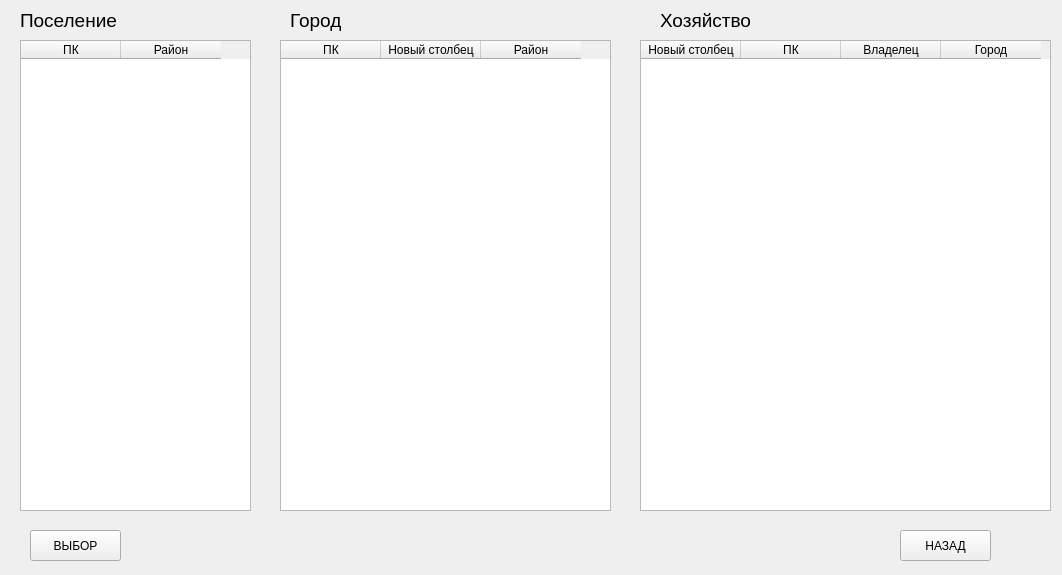
<?xml version="1.0" encoding="UTF-8"?>
<ui version="4.0">
 <class>Form</class>
 <widget class="QWidget" name="Form">
  <property name="geometry">
   <rect>
    <x>0</x>
    <y>0</y>
    <width>1062</width>
    <height>575</height>
   </rect>
  </property>
  <property name="windowTitle">
   <string>Выбор хозяйства для оформления документов</string>
  </property>
  <widget class="QPushButton" name="choosePushButton">
   <property name="geometry">
    <rect>
     <x>30</x>
     <y>530</y>
     <width>91</width>
     <height>31</height>
    </rect>
   </property>
   <property name="text">
    <string>ВЫБОР</string>
   </property>
  </widget>
  <widget class="QPushButton" name="closePushButton">
   <property name="geometry">
    <rect>
     <x>900</x>
     <y>530</y>
     <width>91</width>
     <height>31</height>
    </rect>
   </property>
   <property name="text">
    <string>НАЗАД</string>
   </property>
  </widget>
  <widget class="QTableWidget" name="householdTableWidget">
   <property name="geometry">
    <rect>
     <x>640</x>
     <y>40</y>
     <width>411</width>
     <height>471</height>
    </rect>
   </property>
   <column>
    <property name="text">
     <string>Новый столбец</string>
    </property>
   </column>
   <column>
    <property name="text">
     <string>ПК</string>
    </property>
   </column>
   <column>
    <property name="text">
     <string>Владелец</string>
    </property>
   </column>
   <column>
    <property name="text">
     <string>Город</string>
    </property>
   </column>
  </widget>
  <widget class="QTableWidget" name="cityTableWidget">
   <property name="geometry">
    <rect>
     <x>280</x>
     <y>40</y>
     <width>331</width>
     <height>471</height>
    </rect>
   </property>
   <column>
    <property name="text">
     <string>ПК</string>
    </property>
   </column>
   <column>
    <property name="text">
     <string>Новый столбец</string>
    </property>
   </column>
   <column>
    <property name="text">
     <string>Район</string>
    </property>
   </column>
  </widget>
  <widget class="QTableWidget" name="settlementTableWidget">
   <property name="geometry">
    <rect>
     <x>20</x>
     <y>40</y>
     <width>231</width>
     <height>471</height>
    </rect>
   </property>
   <column>
    <property name="text">
     <string>ПК</string>
    </property>
   </column>
   <column>
    <property name="text">
     <string>Район</string>
    </property>
   </column>
  </widget>
  <widget class="QLabel" name="label_3">
   <property name="geometry">
    <rect>
     <x>660</x>
     <y>10</y>
     <width>101</width>
     <height>21</height>
    </rect>
   </property>
   <property name="font">
    <font>
     <pointsize>14</pointsize>
    </font>
   </property>
   <property name="text">
    <string>Хозяйство</string>
   </property>
  </widget>
  <widget class="QLabel" name="label_4">
   <property name="geometry">
    <rect>
     <x>290</x>
     <y>10</y>
     <width>101</width>
     <height>21</height>
    </rect>
   </property>
   <property name="font">
    <font>
     <pointsize>14</pointsize>
    </font>
   </property>
   <property name="text">
    <string>Город</string>
   </property>
  </widget>
  <widget class="QLabel" name="label_5">
   <property name="geometry">
    <rect>
     <x>20</x>
     <y>10</y>
     <width>101</width>
     <height>21</height>
    </rect>
   </property>
   <property name="font">
    <font>
     <pointsize>14</pointsize>
    </font>
   </property>
   <property name="text">
    <string>Поселение</string>
   </property>
  </widget>
 </widget>
 <resources/>
 <connections/>
</ui>
